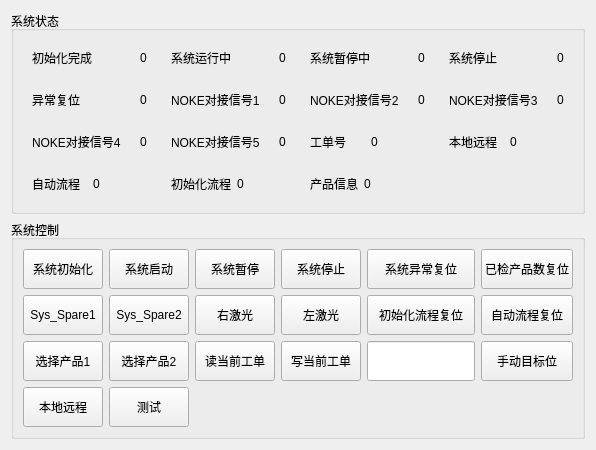
     <widget class="QWidget" name="SystemInfo">
      <layout class="QVBoxLayout" name="verticalLayout_4">
       <item>
        <widget class="QGroupBox" name="groupBox_4">
         <property name="title">
          <string>系统状态</string>
         </property>
         <layout class="QGridLayout" name="gridLayout_4">
          <item row="0" column="0">
           <widget class="QWidget" name="widget_19" native="true">
            <layout class="QHBoxLayout" name="horizontalLayout_21">
             <item>
              <widget class="QLabel" name="label_37">
               <property name="text">
                <string>初始化完成</string>
               </property>
              </widget>
             </item>
             <item>
              <widget class="QLabel" name="Initial_Complete_Lamp">
               <property name="sizePolicy">
                <sizepolicy hsizetype="Fixed" vsizetype="Preferred">
                 <horstretch>0</horstretch>
                 <verstretch>0</verstretch>
                </sizepolicy>
               </property>
               <property name="text">
                <string>0</string>
               </property>
              </widget>
             </item>
            </layout>
           </widget>
          </item>
          <item row="0" column="1">
           <widget class="QWidget" name="widget_20" native="true">
            <layout class="QHBoxLayout" name="horizontalLayout_22">
             <item>
              <widget class="QLabel" name="label_38">
               <property name="text">
                <string>系统运行中</string>
               </property>
              </widget>
             </item>
             <item>
              <widget class="QLabel" name="Auto_Lamp">
               <property name="sizePolicy">
                <sizepolicy hsizetype="Fixed" vsizetype="Preferred">
                 <horstretch>0</horstretch>
                 <verstretch>0</verstretch>
                </sizepolicy>
               </property>
               <property name="text">
                <string>0</string>
               </property>
              </widget>
             </item>
            </layout>
           </widget>
          </item>
          <item row="0" column="2">
           <widget class="QWidget" name="widget_22" native="true">
            <layout class="QHBoxLayout" name="horizontalLayout_24">
             <item>
              <widget class="QLabel" name="label_40">
               <property name="text">
                <string>系统暂停中</string>
               </property>
              </widget>
             </item>
             <item>
              <widget class="QLabel" name="System_Pause_Lamp">
               <property name="sizePolicy">
                <sizepolicy hsizetype="Fixed" vsizetype="Preferred">
                 <horstretch>0</horstretch>
                 <verstretch>0</verstretch>
                </sizepolicy>
               </property>
               <property name="text">
                <string>0</string>
               </property>
              </widget>
             </item>
            </layout>
           </widget>
          </item>
          <item row="0" column="3">
           <widget class="QWidget" name="widget_21" native="true">
            <layout class="QHBoxLayout" name="horizontalLayout_23">
             <item>
              <widget class="QLabel" name="label_39">
               <property name="text">
                <string>系统停止</string>
               </property>
              </widget>
             </item>
             <item>
              <widget class="QLabel" name="System_Stop_Lamp">
               <property name="sizePolicy">
                <sizepolicy hsizetype="Fixed" vsizetype="Preferred">
                 <horstretch>0</horstretch>
                 <verstretch>0</verstretch>
                </sizepolicy>
               </property>
               <property name="text">
                <string>0</string>
               </property>
              </widget>
             </item>
            </layout>
           </widget>
          </item>
          <item row="1" column="0">
           <widget class="QWidget" name="widget_24" native="true">
            <layout class="QHBoxLayout" name="horizontalLayout_26">
             <item>
              <widget class="QLabel" name="label_42">
               <property name="text">
                <string>异常复位</string>
               </property>
              </widget>
             </item>
             <item>
              <widget class="QLabel" name="System_RST_Lamp">
               <property name="sizePolicy">
                <sizepolicy hsizetype="Fixed" vsizetype="Preferred">
                 <horstretch>0</horstretch>
                 <verstretch>0</verstretch>
                </sizepolicy>
               </property>
               <property name="text">
                <string>0</string>
               </property>
              </widget>
             </item>
            </layout>
           </widget>
          </item>
          <item row="1" column="1">
           <widget class="QWidget" name="widget_23" native="true">
            <layout class="QHBoxLayout" name="horizontalLayout_25">
             <item>
              <widget class="QLabel" name="label_41">
               <property name="text">
                <string>NOKE对接信号1</string>
               </property>
              </widget>
             </item>
             <item>
              <widget class="QLabel" name="NOKE1">
               <property name="sizePolicy">
                <sizepolicy hsizetype="Fixed" vsizetype="Preferred">
                 <horstretch>0</horstretch>
                 <verstretch>0</verstretch>
                </sizepolicy>
               </property>
               <property name="text">
                <string>0</string>
               </property>
              </widget>
             </item>
            </layout>
           </widget>
          </item>
          <item row="1" column="2">
           <widget class="QWidget" name="widget_26" native="true">
            <layout class="QHBoxLayout" name="horizontalLayout_28">
             <item>
              <widget class="QLabel" name="label_44">
               <property name="text">
                <string>NOKE对接信号2</string>
               </property>
              </widget>
             </item>
             <item>
              <widget class="QLabel" name="NOKE2">
               <property name="sizePolicy">
                <sizepolicy hsizetype="Fixed" vsizetype="Preferred">
                 <horstretch>0</horstretch>
                 <verstretch>0</verstretch>
                </sizepolicy>
               </property>
               <property name="text">
                <string>0</string>
               </property>
              </widget>
             </item>
            </layout>
           </widget>
          </item>
          <item row="1" column="3">
           <widget class="QWidget" name="widget_25" native="true">
            <layout class="QHBoxLayout" name="horizontalLayout_27">
             <item>
              <widget class="QLabel" name="label_43">
               <property name="text">
                <string>NOKE对接信号3</string>
               </property>
              </widget>
             </item>
             <item>
              <widget class="QLabel" name="NOKE3">
               <property name="sizePolicy">
                <sizepolicy hsizetype="Fixed" vsizetype="Preferred">
                 <horstretch>0</horstretch>
                 <verstretch>0</verstretch>
                </sizepolicy>
               </property>
               <property name="text">
                <string>0</string>
               </property>
              </widget>
             </item>
            </layout>
           </widget>
          </item>
          <item row="2" column="0">
           <widget class="QWidget" name="widget_29" native="true">
            <layout class="QHBoxLayout" name="horizontalLayout_31">
             <item>
              <widget class="QLabel" name="label_47">
               <property name="text">
                <string>NOKE对接信号4</string>
               </property>
              </widget>
             </item>
             <item>
              <widget class="QLabel" name="NOKE4">
               <property name="sizePolicy">
                <sizepolicy hsizetype="Fixed" vsizetype="Preferred">
                 <horstretch>0</horstretch>
                 <verstretch>0</verstretch>
                </sizepolicy>
               </property>
               <property name="text">
                <string>0</string>
               </property>
              </widget>
             </item>
            </layout>
           </widget>
          </item>
          <item row="2" column="1">
           <widget class="QWidget" name="widget_27" native="true">
            <layout class="QHBoxLayout" name="horizontalLayout_29">
             <item>
              <widget class="QLabel" name="label_45">
               <property name="text">
                <string>NOKE对接信号5</string>
               </property>
              </widget>
             </item>
             <item>
              <widget class="QLabel" name="NOKE5">
               <property name="sizePolicy">
                <sizepolicy hsizetype="Fixed" vsizetype="Preferred">
                 <horstretch>0</horstretch>
                 <verstretch>0</verstretch>
                </sizepolicy>
               </property>
               <property name="text">
                <string>0</string>
               </property>
              </widget>
             </item>
            </layout>
           </widget>
          </item>
          <item row="4" column="0">
           <widget class="QWidget" name="widget_102" native="true">
            <layout class="QHBoxLayout" name="horizontalLayout_102">
             <item>
              <widget class="QLabel" name="label_55">
               <property name="text">
                <string>自动流程</string>
               </property>
              </widget>
             </item>
             <item>
              <widget class="QLabel" name="Auto_Sequence">
               <property name="sizePolicy">
                <sizepolicy hsizetype="Preferred" vsizetype="Preferred">
                 <horstretch>0</horstretch>
                 <verstretch>0</verstretch>
                </sizepolicy>
               </property>
               <property name="text">
                <string>0</string>
               </property>
              </widget>
             </item>
            </layout>
           </widget>
          </item>
          <item row="4" column="1">
           <widget class="QWidget" name="widget_35" native="true">
            <layout class="QHBoxLayout" name="horizontalLayout_100">
             <item>
              <widget class="QLabel" name="label_53">
               <property name="text">
                <string>初始化流程</string>
               </property>
              </widget>
             </item>
             <item>
              <widget class="QLabel" name="Initial_Sequence">
               <property name="sizePolicy">
                <sizepolicy hsizetype="Preferred" vsizetype="Preferred">
                 <horstretch>0</horstretch>
                 <verstretch>0</verstretch>
                </sizepolicy>
               </property>
               <property name="text">
                <string>0</string>
               </property>
              </widget>
             </item>
            </layout>
           </widget>
          </item>
          <item row="2" column="2">
           <widget class="QWidget" name="widget_108" native="true">
            <layout class="QHBoxLayout" name="horizontalLayout_108">
             <item>
              <widget class="QLabel" name="label_61">
               <property name="text">
                <string>工单号</string>
               </property>
              </widget>
             </item>
             <item>
              <widget class="QLabel" name="Product_Recipe">
               <property name="sizePolicy">
                <sizepolicy hsizetype="Preferred" vsizetype="Preferred">
                 <horstretch>0</horstretch>
                 <verstretch>0</verstretch>
                </sizepolicy>
               </property>
               <property name="text">
                <string>0</string>
               </property>
              </widget>
             </item>
            </layout>
           </widget>
          </item>
          <item row="2" column="3">
           <widget class="QWidget" name="widget_109" native="true">
            <layout class="QHBoxLayout" name="horizontalLayout_109">
             <item>
              <widget class="QLabel" name="label_62">
               <property name="text">
                <string>本地远程</string>
               </property>
              </widget>
             </item>
             <item>
              <widget class="QLabel" name="LocalOnLineState">
               <property name="sizePolicy">
                <sizepolicy hsizetype="Preferred" vsizetype="Preferred">
                 <horstretch>0</horstretch>
                 <verstretch>0</verstretch>
                </sizepolicy>
               </property>
               <property name="text">
                <string>0</string>
               </property>
              </widget>
             </item>
            </layout>
           </widget>
          </item>
          <item row="4" column="2">
           <widget class="QWidget" name="widget_106" native="true">
            <layout class="QHBoxLayout" name="horizontalLayout_106">
             <item>
              <widget class="QLabel" name="label_59">
               <property name="sizePolicy">
                <sizepolicy hsizetype="Fixed" vsizetype="Preferred">
                 <horstretch>0</horstretch>
                 <verstretch>0</verstretch>
                </sizepolicy>
               </property>
               <property name="text">
                <string>产品信息</string>
               </property>
              </widget>
             </item>
             <item>
              <widget class="QLabel" name="Product_Information">
               <property name="sizePolicy">
                <sizepolicy hsizetype="Preferred" vsizetype="Preferred">
                 <horstretch>0</horstretch>
                 <verstretch>0</verstretch>
                </sizepolicy>
               </property>
               <property name="text">
                <string>0</string>
               </property>
              </widget>
             </item>
            </layout>
           </widget>
          </item>
         </layout>
        </widget>
       </item>
       <item>
        <widget class="QGroupBox" name="groupBox_8">
         <property name="title">
          <string>系统控制</string>
         </property>
         <layout class="QGridLayout" name="gridLayout_8">
          <item row="0" column="3">
           <widget class="QPushButton" name="btnSysStop">
            <property name="minimumSize">
             <size>
              <width>0</width>
              <height>40</height>
             </size>
            </property>
            <property name="text">
             <string>系统停止</string>
            </property>
           </widget>
          </item>
          <item row="0" column="0">
           <widget class="QPushButton" name="btnSysInitial">
            <property name="minimumSize">
             <size>
              <width>0</width>
              <height>40</height>
             </size>
            </property>
            <property name="text">
             <string>系统初始化</string>
            </property>
           </widget>
          </item>
          <item row="0" column="1">
           <widget class="QPushButton" name="btnSysStart">
            <property name="minimumSize">
             <size>
              <width>0</width>
              <height>40</height>
             </size>
            </property>
            <property name="text">
             <string>系统启动</string>
            </property>
           </widget>
          </item>
          <item row="1" column="5">
           <widget class="QPushButton" name="btnAuto_Sequence">
            <property name="minimumSize">
             <size>
              <width>0</width>
              <height>40</height>
             </size>
            </property>
            <property name="text">
             <string>自动流程复位</string>
            </property>
           </widget>
          </item>
          <item row="2" column="1">
           <widget class="QPushButton" name="btnType_2_Select">
            <property name="minimumSize">
             <size>
              <width>0</width>
              <height>40</height>
             </size>
            </property>
            <property name="text">
             <string>选择产品2</string>
            </property>
           </widget>
          </item>
          <item row="0" column="5">
           <widget class="QPushButton" name="btnTotal_Rst">
            <property name="minimumSize">
             <size>
              <width>0</width>
              <height>40</height>
             </size>
            </property>
            <property name="text">
             <string>已检产品数复位</string>
            </property>
           </widget>
          </item>
          <item row="2" column="0">
           <widget class="QPushButton" name="btnType_1_Select">
            <property name="minimumSize">
             <size>
              <width>0</width>
              <height>40</height>
             </size>
            </property>
            <property name="text">
             <string>选择产品1</string>
            </property>
           </widget>
          </item>
          <item row="1" column="3">
           <widget class="QPushButton" name="btnLeft_Laser">
            <property name="minimumSize">
             <size>
              <width>0</width>
              <height>40</height>
             </size>
            </property>
            <property name="text">
             <string>左激光</string>
            </property>
           </widget>
          </item>
          <item row="1" column="2">
           <widget class="QPushButton" name="btnRight_Laser">
            <property name="minimumSize">
             <size>
              <width>0</width>
              <height>40</height>
             </size>
            </property>
            <property name="text">
             <string>右激光</string>
            </property>
           </widget>
          </item>
          <item row="0" column="4">
           <widget class="QPushButton" name="btnAlmReset">
            <property name="minimumSize">
             <size>
              <width>0</width>
              <height>40</height>
             </size>
            </property>
            <property name="text">
             <string>系统异常复位</string>
            </property>
           </widget>
          </item>
          <item row="1" column="4">
           <widget class="QPushButton" name="btnInitial_Sequence">
            <property name="minimumSize">
             <size>
              <width>0</width>
              <height>40</height>
             </size>
            </property>
            <property name="text">
             <string>初始化流程复位</string>
            </property>
           </widget>
          </item>
          <item row="1" column="0">
           <widget class="QPushButton" name="btnSystem_Spare1">
            <property name="minimumSize">
             <size>
              <width>0</width>
              <height>40</height>
             </size>
            </property>
            <property name="text">
             <string>Sys_Spare1</string>
            </property>
           </widget>
          </item>
          <item row="1" column="1">
           <widget class="QPushButton" name="btnSystem_Spare2">
            <property name="minimumSize">
             <size>
              <width>0</width>
              <height>40</height>
             </size>
            </property>
            <property name="text">
             <string>Sys_Spare2</string>
            </property>
           </widget>
          </item>
          <item row="0" column="2">
           <widget class="QPushButton" name="btnSysPause">
            <property name="minimumSize">
             <size>
              <width>0</width>
              <height>40</height>
             </size>
            </property>
            <property name="text">
             <string>系统暂停</string>
            </property>
           </widget>
          </item>
          <item row="2" column="2">
           <widget class="QPushButton" name="btnRRecipe">
            <property name="minimumSize">
             <size>
              <width>0</width>
              <height>40</height>
             </size>
            </property>
            <property name="text">
             <string>读当前工单</string>
            </property>
           </widget>
          </item>
          <item row="2" column="3">
           <widget class="QPushButton" name="btnWRecipe">
            <property name="minimumSize">
             <size>
              <width>0</width>
              <height>40</height>
             </size>
            </property>
            <property name="text">
             <string>写当前工单</string>
            </property>
           </widget>
          </item>
          <item row="2" column="4">
           <widget class="QLineEdit" name="X_WriteTargetPosition">
            <property name="sizePolicy">
             <sizepolicy hsizetype="Preferred" vsizetype="Fixed">
              <horstretch>0</horstretch>
              <verstretch>0</verstretch>
             </sizepolicy>
            </property>
            <property name="minimumSize">
             <size>
              <width>0</width>
              <height>40</height>
             </size>
            </property>
           </widget>
          </item>
          <item row="2" column="5">
           <widget class="QPushButton" name="btnManul_X_Y_Z">
            <property name="minimumSize">
             <size>
              <width>0</width>
              <height>40</height>
             </size>
            </property>
            <property name="text">
             <string>手动目标位</string>
            </property>
           </widget>
          </item>
          <item row="3" column="0">
           <widget class="QPushButton" name="btnLocalOnLine">
            <property name="minimumSize">
             <size>
              <width>0</width>
              <height>40</height>
             </size>
            </property>
            <property name="text">
             <string>本地远程</string>
            </property>
           </widget>
          </item>
          <item row="3" column="1">
           <widget class="QPushButton" name="btnTest_Button">
            <property name="minimumSize">
             <size>
              <width>0</width>
              <height>40</height>
             </size>
            </property>
            <property name="text">
             <string>测试</string>
            </property>
           </widget>
          </item>
         </layout>
        </widget>
       </item>
      </layout>
     </widget>
